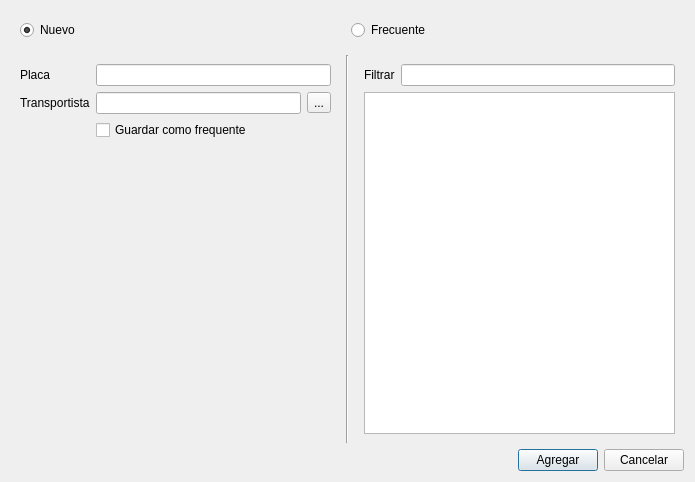
<?xml version="1.0" encoding="UTF-8"?>
<ui version="4.0">
 <class>AddTruck</class>
 <widget class="QDialog" name="AddTruck">
  <property name="geometry">
   <rect>
    <x>0</x>
    <y>0</y>
    <width>695</width>
    <height>482</height>
   </rect>
  </property>
  <property name="windowTitle">
   <string>Agregar camión</string>
  </property>
  <layout class="QVBoxLayout" name="verticalLayout">
   <item>
    <widget class="QWidget" name="widget" native="true">
     <layout class="QHBoxLayout" name="horizontalLayout">
      <item>
       <widget class="QRadioButton" name="newButton">
        <property name="text">
         <string>Nuevo</string>
        </property>
        <property name="checked">
         <bool>true</bool>
        </property>
       </widget>
      </item>
      <item>
       <widget class="QRadioButton" name="frequentButton">
        <property name="text">
         <string>Frecuente</string>
        </property>
        <property name="checked">
         <bool>false</bool>
        </property>
       </widget>
      </item>
     </layout>
    </widget>
   </item>
   <item>
    <layout class="QHBoxLayout" name="driverLayout">
     <item>
      <widget class="QWidget" name="newWidget" native="true">
       <layout class="QFormLayout" name="formLayout">
        <property name="fieldGrowthPolicy">
         <enum>QFormLayout::AllNonFixedFieldsGrow</enum>
        </property>
        <item row="0" column="0">
         <widget class="QLabel" name="label">
          <property name="text">
           <string>Placa</string>
          </property>
         </widget>
        </item>
        <item row="0" column="1">
         <widget class="QLineEdit" name="licensePlateLineEdit"/>
        </item>
        <item row="1" column="0">
         <widget class="QLabel" name="label_3">
          <property name="text">
           <string>Transportista</string>
          </property>
         </widget>
        </item>
        <item row="2" column="1">
         <widget class="QCheckBox" name="saveAsFrequentBox">
          <property name="text">
           <string>Guardar como frequente</string>
          </property>
         </widget>
        </item>
        <item row="1" column="1">
         <layout class="QHBoxLayout" name="horizontalLayout_3">
          <item>
           <widget class="QLineEdit" name="carrierLineEdit">
            <property name="readOnly">
             <bool>true</bool>
            </property>
           </widget>
          </item>
          <item>
           <widget class="QToolButton" name="addCarrierButton">
            <property name="text">
             <string>...</string>
            </property>
            <property name="icon">
             <iconset resource="pixmaps/pixmaps.qrc">
              <normaloff>:/icons/add-transaction.png</normaloff>:/icons/add-transaction.png</iconset>
            </property>
           </widget>
          </item>
         </layout>
        </item>
       </layout>
      </widget>
     </item>
     <item>
      <widget class="Line" name="line">
       <property name="orientation">
        <enum>Qt::Vertical</enum>
       </property>
      </widget>
     </item>
     <item>
      <widget class="QWidget" name="frequentWidget" native="true">
       <layout class="QVBoxLayout" name="verticalLayout_2">
        <item>
         <layout class="QHBoxLayout" name="horizontalLayout_2">
          <item>
           <widget class="QLabel" name="label_2">
            <property name="text">
             <string>Filtrar</string>
            </property>
           </widget>
          </item>
          <item>
           <widget class="QLineEdit" name="filterLineEdit"/>
          </item>
         </layout>
        </item>
        <item>
         <widget class="QTableView" name="trucksTableView">
          <property name="alternatingRowColors">
           <bool>true</bool>
          </property>
          <property name="selectionMode">
           <enum>QAbstractItemView::SingleSelection</enum>
          </property>
          <property name="selectionBehavior">
           <enum>QAbstractItemView::SelectRows</enum>
          </property>
          <attribute name="horizontalHeaderHighlightSections">
           <bool>false</bool>
          </attribute>
          <attribute name="horizontalHeaderStretchLastSection">
           <bool>true</bool>
          </attribute>
          <attribute name="verticalHeaderVisible">
           <bool>false</bool>
          </attribute>
         </widget>
        </item>
       </layout>
      </widget>
     </item>
    </layout>
   </item>
   <item>
    <layout class="QHBoxLayout" name="buttonsLayout">
     <item>
      <spacer name="horizontalSpacer">
       <property name="orientation">
        <enum>Qt::Horizontal</enum>
       </property>
       <property name="sizeHint" stdset="0">
        <size>
         <width>40</width>
         <height>20</height>
        </size>
       </property>
      </spacer>
     </item>
     <item>
      <widget class="QPushButton" name="addButton">
       <property name="text">
        <string>Agregar</string>
       </property>
      </widget>
     </item>
     <item>
      <widget class="QPushButton" name="cancelButton">
       <property name="text">
        <string>Cancelar</string>
       </property>
      </widget>
     </item>
    </layout>
   </item>
  </layout>
 </widget>
 <resources>
  <include location="pixmaps/pixmaps.qrc"/>
 </resources>
 <connections/>
</ui>
